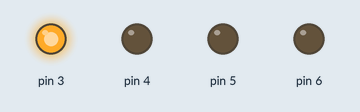
This sketch was run on a simulated Arduino Uno, built with avr-gcc and run on an emulated ATmega328P. On the bench: output pins drawn as LEDs (lit = HIGH).

Above: at 0.3 s.
At 2.3 s:
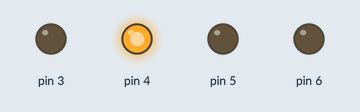
At 4.82 s:
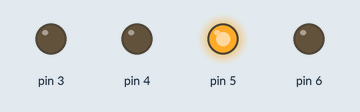
At 5.9 s:
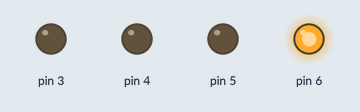
At 7.1 s:
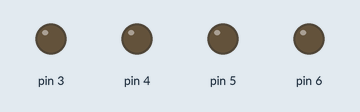
Timing chart, 0 to 10.5 s (numbered marks = the images above):
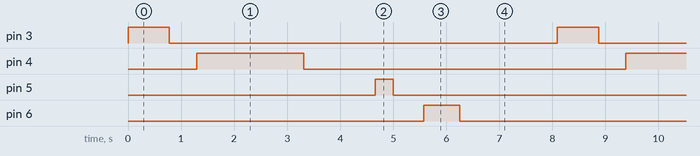

Measured:
- by itself, pin 3: alternates HIGH for 0.78 s and LOW for 7.3 s
- by itself, pin 4: alternates HIGH for 2.0 s and LOW for 6.1 s
- by itself, pin 5: alternates HIGH for 0.34 s and LOW for 7.7 s
- by itself, pin 6: alternates HIGH for 0.68 s and LOW for 7.4 s

The sketch:

CODE.ino
```cpp
void setup() {
 pinMode ( 3 , OUTPUT);
 pinMode ( 4 , OUTPUT);
 pinMode ( 5 , OUTPUT);
 pinMode ( 6 , OUTPUT);
}

void loop() {

digitalWrite ( 3 , HIGH );
delay(781);
digitalWrite ( 3 , LOW );
delay(515);
digitalWrite ( 4 , HIGH );
delay(2014);
digitalWrite ( 4 , LOW );
delay(1348);
digitalWrite ( 5 , HIGH );
delay(343);
digitalWrite ( 5 , LOW );
delay(573);
digitalWrite ( 6 , HIGH );
delay(678);
digitalWrite ( 6 , LOW );
delay(1839);


}
```
